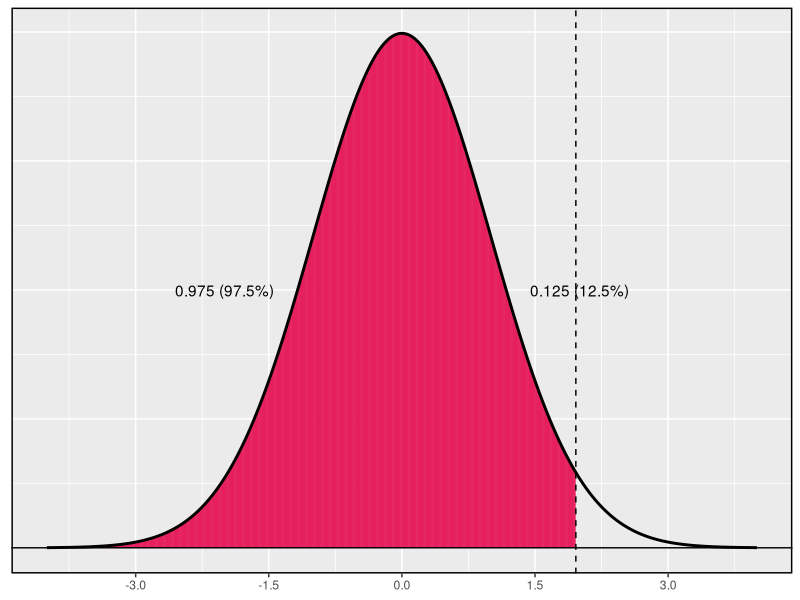

Write R code to recreate this figure.
## ---- chunk 1
knitr::opts_chunk$set(echo = TRUE)
## ---- chunk 2
qnorm(0.975)
## ---- chunk 3
library(ggplot2)
set.seed(1)
m <- 0#178
s <- 1#8.38
X <- m + s * seq(-4, 4, 0.01)
Y <- dnorm(X, m, s)

gg   <- data.frame(X,Y)

ggplot(data = gg, mapping = aes(x = X, y = Y)) + 
  geom_linerange(data = gg[gg$X < qnorm(p = 0.975, mean = m, sd = s),], 
                 aes(X, ymin = 0, ymax = Y), colour="#E6205F") + 
  geom_path(size = 1) +
  labs(x = NULL, y = NULL) + 
  theme(axis.text.y = element_blank(), axis.ticks.y = element_blank(), 
        axis.line.y = element_blank()) + 
  geom_vline(xintercept = qnorm(p = 0.975, mean = m, sd = s), 
             linetype = "dashed") + 
  geom_hline(yintercept = 0) + 
  annotate("text", x = m - 2*s, 
           y = max(Y)/2,    #Y[which(grepl(m - s, X))], 
           label = "0.975 (97.5%)") + 
    annotate("text", x = m + 2*s, 
           y = max(Y)/2,    #Y[which(grepl(m - s, X))], 
           label = "0.125 (12.5%)") + 
  scale_x_continuous(breaks = seq(m - 3*s, m + 3*s, s*1.5)) +
  theme(panel.border = element_rect(colour = "black", fill=NA, size=1))
